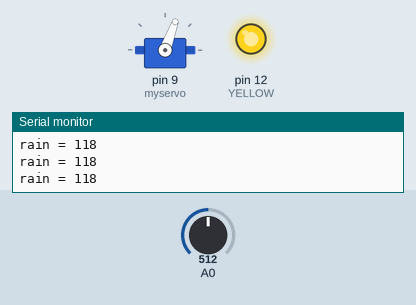
This sketch was run on a simulated Arduino Uno, built with avr-gcc and run on an emulated ATmega328P. Parts: servo, output pins drawn as LEDs (lit = HIGH), the last lines printed to the serial monitor. The test bench sets the inputs (shaded band); at power-on: A0 = 512.

Above: at 1.2 s.
1.3 s: A0 set to 1023
At 2.5 s:
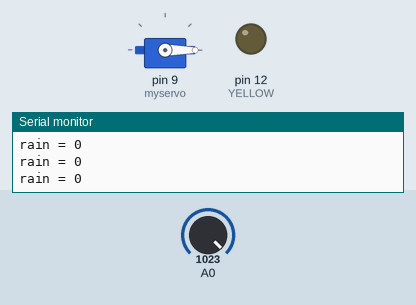
2.8 s: A0 set to 990
4.3 s: A0 set to 968
At 4.8 s:
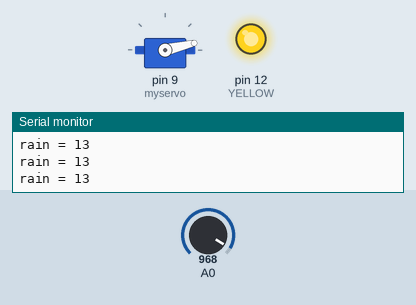
5.8 s: A0 set to 900
At 6.3 s:
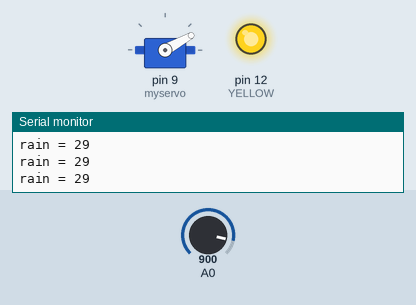
7.3 s: A0 set to 716
At 8.6 s:
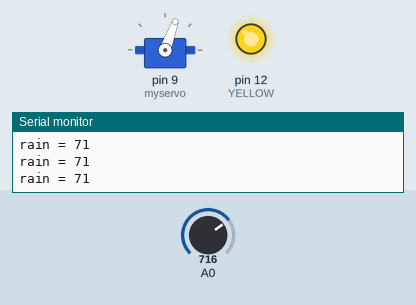
Timing chart, 0 to 10.3 s (numbered marks = the images above; inputs shaded):
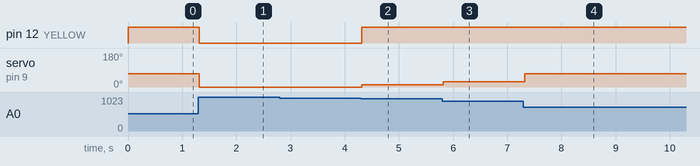

The sketch:

Rain_Detection.ino
```cpp
#include <Servo.h>
#define YELLOW 12

Servo myservo;        // create a servo object
int rain = 0;

void setup() {
  Serial.begin(9600);
  pinMode(A0,INPUT);
  pinMode(YELLOW,OUTPUT);
  digitalWrite(YELLOW, LOW);
  myservo.attach(9);
}

void loop() {

  rain = map(analogRead(A0), 0, 1023, 235, 0);
  Serial.print("rain = ");
  Serial.println(rain);

  if(rain<70&&rain>10)
  {
   digitalWrite(YELLOW, HIGH);
   myservo.write(rain);
  }
  else if(rain>=70)
  {
   digitalWrite(YELLOW, HIGH);
   myservo.write(70);
  }
  else if(rain<=10)
  {
  digitalWrite(YELLOW, LOW);
  myservo.write(0);
  }

}
```

Measured:
- the behaviour switches between 980 and 979 on A0 (found by bisection; images 1 and 2)
- after the input at 1.3 s, pin 12 (YELLOW): HIGH → LOW at once; servo on pin 9 (myservo): 70° → 0° at once
- after the input at 4.3 s, pin 12 (YELLOW): LOW → HIGH at once; servo on pin 9 (myservo): 0° → 13° at once
- after the input at 5.8 s, servo on pin 9 (myservo): 13° → 29° at once
- after the input at 7.3 s, servo on pin 9 (myservo): 29° → 70° at once
